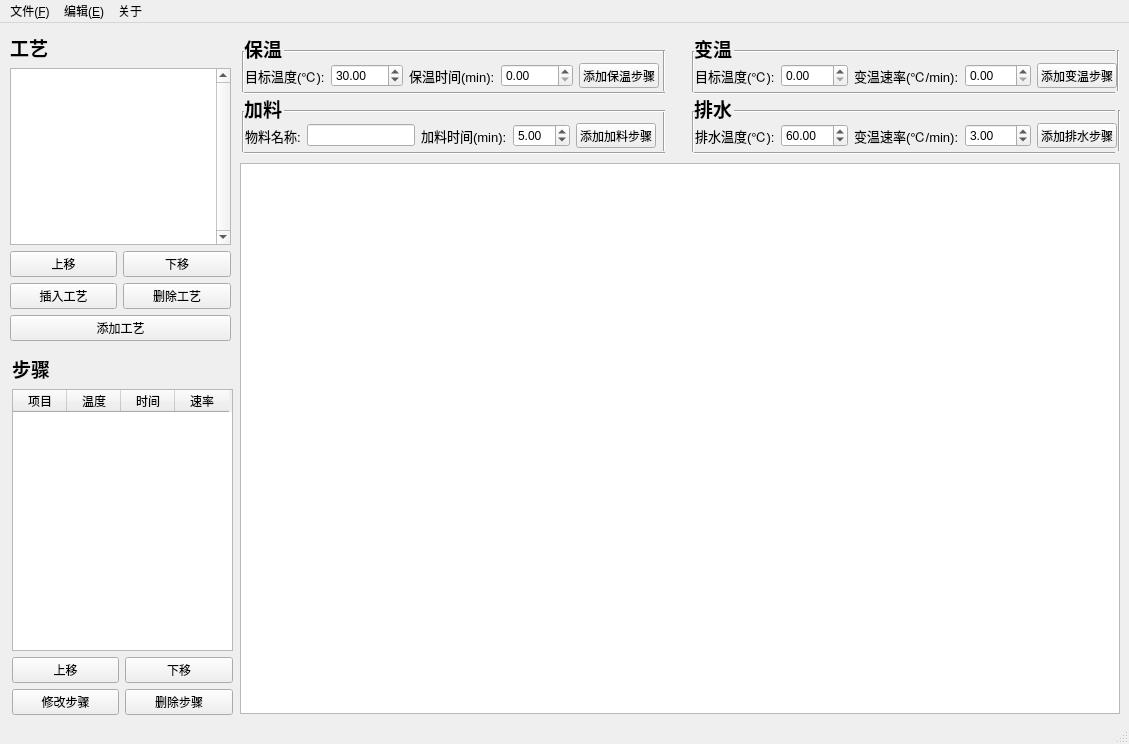
<?xml version="1.0" encoding="UTF-8"?>
<ui version="4.0">
 <class>MainWindow</class>
 <widget class="QMainWindow" name="MainWindow">
  <property name="geometry">
   <rect>
    <x>0</x>
    <y>0</y>
    <width>1129</width>
    <height>744</height>
   </rect>
  </property>
  <property name="minimumSize">
   <size>
    <width>498</width>
    <height>450</height>
   </size>
  </property>
  <property name="maximumSize">
   <size>
    <width>3000</width>
    <height>900</height>
   </size>
  </property>
  <property name="windowTitle">
   <string>绘制升温曲线</string>
  </property>
  <property name="windowIcon">
   <iconset>
    <normaloff>C:/Users/simple/.designer/backup/images/line.ico</normaloff>C:/Users/simple/.designer/backup/images/line.ico</iconset>
  </property>
  <property name="autoFillBackground">
   <bool>false</bool>
  </property>
  <widget class="QWidget" name="centralwidget">
   <widget class="QLabel" name="label">
    <property name="geometry">
     <rect>
      <x>244</x>
      <y>10</y>
      <width>54</width>
      <height>31</height>
     </rect>
    </property>
    <property name="font">
     <font>
      <pointsize>14</pointsize>
      <weight>75</weight>
      <bold>true</bold>
     </font>
    </property>
    <property name="text">
     <string>保温</string>
    </property>
    <property name="buddy">
     <cstring>keep_T</cstring>
    </property>
   </widget>
   <widget class="QLabel" name="label_2">
    <property name="geometry">
     <rect>
      <x>694</x>
      <y>10</y>
      <width>54</width>
      <height>31</height>
     </rect>
    </property>
    <property name="font">
     <font>
      <pointsize>14</pointsize>
      <weight>75</weight>
      <bold>true</bold>
     </font>
    </property>
    <property name="text">
     <string>变温</string>
    </property>
    <property name="buddy">
     <cstring>change_T</cstring>
    </property>
   </widget>
   <widget class="QLabel" name="label_3">
    <property name="geometry">
     <rect>
      <x>244</x>
      <y>70</y>
      <width>54</width>
      <height>31</height>
     </rect>
    </property>
    <property name="font">
     <font>
      <pointsize>14</pointsize>
      <weight>75</weight>
      <bold>true</bold>
     </font>
    </property>
    <property name="text">
     <string>加料</string>
    </property>
    <property name="buddy">
     <cstring>add_goods_lineEdit</cstring>
    </property>
   </widget>
   <widget class="QLabel" name="label_4">
    <property name="geometry">
     <rect>
      <x>694</x>
      <y>70</y>
      <width>54</width>
      <height>31</height>
     </rect>
    </property>
    <property name="font">
     <font>
      <pointsize>14</pointsize>
      <weight>75</weight>
      <bold>true</bold>
     </font>
    </property>
    <property name="text">
     <string>排水</string>
    </property>
    <property name="buddy">
     <cstring>blow_off_water_T</cstring>
    </property>
   </widget>
   <widget class="Line" name="line_5">
    <property name="geometry">
     <rect>
      <x>284</x>
      <y>20</y>
      <width>381</width>
      <height>16</height>
     </rect>
    </property>
    <property name="orientation">
     <enum>Qt::Horizontal</enum>
    </property>
   </widget>
   <widget class="Line" name="line_6">
    <property name="geometry">
     <rect>
      <x>244</x>
      <y>60</y>
      <width>421</width>
      <height>20</height>
     </rect>
    </property>
    <property name="orientation">
     <enum>Qt::Horizontal</enum>
    </property>
   </widget>
   <widget class="Line" name="line_7">
    <property name="geometry">
     <rect>
      <x>233</x>
      <y>28</y>
      <width>20</width>
      <height>41</height>
     </rect>
    </property>
    <property name="orientation">
     <enum>Qt::Vertical</enum>
    </property>
   </widget>
   <widget class="Line" name="line_8">
    <property name="geometry">
     <rect>
      <x>654</x>
      <y>27</y>
      <width>20</width>
      <height>41</height>
     </rect>
    </property>
    <property name="orientation">
     <enum>Qt::Vertical</enum>
    </property>
   </widget>
   <widget class="Line" name="line_9">
    <property name="geometry">
     <rect>
      <x>1103</x>
      <y>27</y>
      <width>30</width>
      <height>41</height>
     </rect>
    </property>
    <property name="orientation">
     <enum>Qt::Vertical</enum>
    </property>
   </widget>
   <widget class="Line" name="line_10">
    <property name="geometry">
     <rect>
      <x>683</x>
      <y>28</y>
      <width>20</width>
      <height>41</height>
     </rect>
    </property>
    <property name="orientation">
     <enum>Qt::Vertical</enum>
    </property>
   </widget>
   <widget class="Line" name="line_11">
    <property name="geometry">
     <rect>
      <x>734</x>
      <y>20</y>
      <width>381</width>
      <height>16</height>
     </rect>
    </property>
    <property name="orientation">
     <enum>Qt::Horizontal</enum>
    </property>
   </widget>
   <widget class="Line" name="line_12">
    <property name="geometry">
     <rect>
      <x>694</x>
      <y>60</y>
      <width>421</width>
      <height>20</height>
     </rect>
    </property>
    <property name="orientation">
     <enum>Qt::Horizontal</enum>
    </property>
   </widget>
   <widget class="Line" name="line_13">
    <property name="geometry">
     <rect>
      <x>1109</x>
      <y>87</y>
      <width>20</width>
      <height>41</height>
     </rect>
    </property>
    <property name="orientation">
     <enum>Qt::Vertical</enum>
    </property>
   </widget>
   <widget class="Line" name="line_14">
    <property name="geometry">
     <rect>
      <x>683</x>
      <y>88</y>
      <width>20</width>
      <height>41</height>
     </rect>
    </property>
    <property name="orientation">
     <enum>Qt::Vertical</enum>
    </property>
   </widget>
   <widget class="Line" name="line_15">
    <property name="geometry">
     <rect>
      <x>734</x>
      <y>80</y>
      <width>381</width>
      <height>16</height>
     </rect>
    </property>
    <property name="orientation">
     <enum>Qt::Horizontal</enum>
    </property>
   </widget>
   <widget class="Line" name="line_16">
    <property name="geometry">
     <rect>
      <x>694</x>
      <y>120</y>
      <width>421</width>
      <height>20</height>
     </rect>
    </property>
    <property name="orientation">
     <enum>Qt::Horizontal</enum>
    </property>
   </widget>
   <widget class="Line" name="line_17">
    <property name="geometry">
     <rect>
      <x>654</x>
      <y>87</y>
      <width>20</width>
      <height>41</height>
     </rect>
    </property>
    <property name="orientation">
     <enum>Qt::Vertical</enum>
    </property>
   </widget>
   <widget class="Line" name="line_18">
    <property name="geometry">
     <rect>
      <x>233</x>
      <y>88</y>
      <width>20</width>
      <height>41</height>
     </rect>
    </property>
    <property name="orientation">
     <enum>Qt::Vertical</enum>
    </property>
   </widget>
   <widget class="Line" name="line_19">
    <property name="geometry">
     <rect>
      <x>284</x>
      <y>80</y>
      <width>381</width>
      <height>16</height>
     </rect>
    </property>
    <property name="orientation">
     <enum>Qt::Horizontal</enum>
    </property>
   </widget>
   <widget class="Line" name="line_20">
    <property name="geometry">
     <rect>
      <x>244</x>
      <y>120</y>
      <width>421</width>
      <height>20</height>
     </rect>
    </property>
    <property name="orientation">
     <enum>Qt::Horizontal</enum>
    </property>
   </widget>
   <widget class="QWidget" name="layoutWidget">
    <property name="geometry">
     <rect>
      <x>245</x>
      <y>100</y>
      <width>411</width>
      <height>25</height>
     </rect>
    </property>
    <layout class="QHBoxLayout" name="horizontalLayout">
     <item>
      <widget class="QLabel" name="label_9">
       <property name="font">
        <font>
         <pointsize>10</pointsize>
        </font>
       </property>
       <property name="text">
        <string>物料名称:</string>
       </property>
      </widget>
     </item>
     <item>
      <widget class="QLineEdit" name="add_goods_lineEdit"/>
     </item>
     <item>
      <widget class="QLabel" name="label_10">
       <property name="font">
        <font>
         <pointsize>10</pointsize>
        </font>
       </property>
       <property name="text">
        <string>加料时间(min):</string>
       </property>
      </widget>
     </item>
     <item>
      <widget class="QDoubleSpinBox" name="add_goods_time">
       <property name="value">
        <double>5.000000000000000</double>
       </property>
      </widget>
     </item>
     <item>
      <widget class="QPushButton" name="add_goods_button">
       <property name="text">
        <string>添加加料步骤</string>
       </property>
      </widget>
     </item>
    </layout>
   </widget>
   <widget class="QWidget" name="layoutWidget">
    <property name="geometry">
     <rect>
      <x>245</x>
      <y>40</y>
      <width>414</width>
      <height>25</height>
     </rect>
    </property>
    <layout class="QHBoxLayout" name="horizontalLayout_2">
     <item>
      <widget class="QLabel" name="label_5">
       <property name="font">
        <font>
         <pointsize>10</pointsize>
        </font>
       </property>
       <property name="text">
        <string>目标温度(℃):</string>
       </property>
      </widget>
     </item>
     <item>
      <widget class="QDoubleSpinBox" name="keep_T">
       <property name="maximum">
        <double>150.000000000000000</double>
       </property>
       <property name="value">
        <double>30.000000000000000</double>
       </property>
      </widget>
     </item>
     <item>
      <widget class="QLabel" name="label_6">
       <property name="font">
        <font>
         <pointsize>10</pointsize>
        </font>
       </property>
       <property name="text">
        <string>保温时间(min):</string>
       </property>
      </widget>
     </item>
     <item>
      <widget class="QDoubleSpinBox" name="keep_T_time">
       <property name="maximum">
        <double>120.000000000000000</double>
       </property>
      </widget>
     </item>
     <item>
      <widget class="QPushButton" name="keep_T_button">
       <property name="text">
        <string>添加保温步骤</string>
       </property>
      </widget>
     </item>
    </layout>
   </widget>
   <widget class="QWidget" name="layoutWidget">
    <property name="geometry">
     <rect>
      <x>695</x>
      <y>40</y>
      <width>422</width>
      <height>25</height>
     </rect>
    </property>
    <layout class="QHBoxLayout" name="horizontalLayout_3">
     <item>
      <widget class="QLabel" name="label_7">
       <property name="font">
        <font>
         <pointsize>10</pointsize>
        </font>
       </property>
       <property name="text">
        <string>目标温度(℃):</string>
       </property>
      </widget>
     </item>
     <item>
      <widget class="QDoubleSpinBox" name="change_T">
       <property name="maximum">
        <double>150.000000000000000</double>
       </property>
      </widget>
     </item>
     <item>
      <widget class="QLabel" name="label_8">
       <property name="font">
        <font>
         <pointsize>10</pointsize>
        </font>
       </property>
       <property name="text">
        <string>变温速率(℃/min):</string>
       </property>
      </widget>
     </item>
     <item>
      <widget class="QDoubleSpinBox" name="change_T_rate">
       <property name="maximum">
        <double>5.000000000000000</double>
       </property>
      </widget>
     </item>
     <item>
      <widget class="QPushButton" name="change_T_button">
       <property name="text">
        <string>添加变温步骤</string>
       </property>
      </widget>
     </item>
    </layout>
   </widget>
   <widget class="QWidget" name="layoutWidget">
    <property name="geometry">
     <rect>
      <x>695</x>
      <y>100</y>
      <width>422</width>
      <height>25</height>
     </rect>
    </property>
    <layout class="QHBoxLayout" name="horizontalLayout_4">
     <item>
      <widget class="QLabel" name="label_11">
       <property name="font">
        <font>
         <pointsize>10</pointsize>
        </font>
       </property>
       <property name="text">
        <string>排水温度(℃):</string>
       </property>
      </widget>
     </item>
     <item>
      <widget class="QDoubleSpinBox" name="blow_off_water_T">
       <property name="value">
        <double>60.000000000000000</double>
       </property>
      </widget>
     </item>
     <item>
      <widget class="QLabel" name="label_12">
       <property name="font">
        <font>
         <pointsize>10</pointsize>
        </font>
       </property>
       <property name="text">
        <string>变温速率(℃/min):</string>
       </property>
      </widget>
     </item>
     <item>
      <widget class="QDoubleSpinBox" name="blow_off_water_rate">
       <property name="maximum">
        <double>10.000000000000000</double>
       </property>
       <property name="value">
        <double>3.000000000000000</double>
       </property>
      </widget>
     </item>
     <item>
      <widget class="QPushButton" name="blow_off_water_button">
       <property name="text">
        <string>添加排水步骤</string>
       </property>
      </widget>
     </item>
    </layout>
   </widget>
   <widget class="QGraphicsView" name="graphicsView">
    <property name="geometry">
     <rect>
      <x>240</x>
      <y>140</y>
      <width>880</width>
      <height>551</height>
     </rect>
    </property>
    <property name="layoutDirection">
     <enum>Qt::RightToLeft</enum>
    </property>
    <property name="alignment">
     <set>Qt::AlignLeading|Qt::AlignLeft|Qt::AlignTop</set>
    </property>
   </widget>
   <widget class="QWidget" name="layoutWidget">
    <property name="geometry">
     <rect>
      <x>10</x>
      <y>10</y>
      <width>221</width>
      <height>308</height>
     </rect>
    </property>
    <layout class="QGridLayout" name="gridLayout_3">
     <item row="0" column="0">
      <widget class="QLabel" name="label_13">
       <property name="font">
        <font>
         <pointsize>14</pointsize>
         <weight>75</weight>
         <bold>true</bold>
        </font>
       </property>
       <property name="text">
        <string>工艺</string>
       </property>
       <property name="buddy">
        <cstring>keep_T</cstring>
       </property>
      </widget>
     </item>
     <item row="1" column="0">
      <layout class="QGridLayout" name="gridLayout">
       <item row="0" column="0" colspan="2">
        <widget class="QListWidget" name="processList">
         <property name="verticalScrollBarPolicy">
          <enum>Qt::ScrollBarAlwaysOn</enum>
         </property>
         <property name="autoScroll">
          <bool>true</bool>
         </property>
         <property name="verticalScrollMode">
          <enum>QAbstractItemView::ScrollPerPixel</enum>
         </property>
         <property name="horizontalScrollMode">
          <enum>QAbstractItemView::ScrollPerPixel</enum>
         </property>
        </widget>
       </item>
       <item row="1" column="0">
        <widget class="QPushButton" name="processUpButton">
         <property name="text">
          <string>上移</string>
         </property>
        </widget>
       </item>
       <item row="1" column="1">
        <widget class="QPushButton" name="processDownButton">
         <property name="text">
          <string>下移</string>
         </property>
        </widget>
       </item>
       <item row="2" column="0">
        <widget class="QPushButton" name="insertProcessButton">
         <property name="text">
          <string>插入工艺</string>
         </property>
        </widget>
       </item>
       <item row="2" column="1">
        <widget class="QPushButton" name="deleteProcessButton">
         <property name="text">
          <string>删除工艺</string>
         </property>
        </widget>
       </item>
       <item row="3" column="0" colspan="2">
        <widget class="QPushButton" name="addProcessButton">
         <property name="text">
          <string>添加工艺</string>
         </property>
        </widget>
       </item>
      </layout>
     </item>
    </layout>
   </widget>
   <widget class="QWidget" name="layoutWidget">
    <property name="geometry">
     <rect>
      <x>12</x>
      <y>331</y>
      <width>221</width>
      <height>361</height>
     </rect>
    </property>
    <layout class="QGridLayout" name="gridLayout_2">
     <item row="0" column="0">
      <widget class="QLabel" name="label_14">
       <property name="font">
        <font>
         <pointsize>14</pointsize>
         <weight>75</weight>
         <bold>true</bold>
        </font>
       </property>
       <property name="text">
        <string>步骤</string>
       </property>
       <property name="buddy">
        <cstring>keep_T</cstring>
       </property>
      </widget>
     </item>
     <item row="1" column="0" colspan="2">
      <widget class="QTableWidget" name="stepTable">
       <property name="contextMenuPolicy">
        <enum>Qt::DefaultContextMenu</enum>
       </property>
       <property name="frameShadow">
        <enum>QFrame::Sunken</enum>
       </property>
       <property name="lineWidth">
        <number>10</number>
       </property>
       <property name="sizeAdjustPolicy">
        <enum>QAbstractScrollArea::AdjustIgnored</enum>
       </property>
       <property name="autoScrollMargin">
        <number>16</number>
       </property>
       <property name="editTriggers">
        <set>QAbstractItemView::DoubleClicked</set>
       </property>
       <property name="textElideMode">
        <enum>Qt::ElideMiddle</enum>
       </property>
       <property name="rowCount">
        <number>0</number>
       </property>
       <property name="columnCount">
        <number>4</number>
       </property>
       <attribute name="horizontalHeaderVisible">
        <bool>true</bool>
       </attribute>
       <attribute name="horizontalHeaderCascadingSectionResizes">
        <bool>false</bool>
       </attribute>
       <attribute name="horizontalHeaderMinimumSectionSize">
        <number>20</number>
       </attribute>
       <attribute name="horizontalHeaderDefaultSectionSize">
        <number>54</number>
       </attribute>
       <attribute name="horizontalHeaderHighlightSections">
        <bool>true</bool>
       </attribute>
       <attribute name="horizontalHeaderShowSortIndicator" stdset="0">
        <bool>false</bool>
       </attribute>
       <attribute name="horizontalHeaderStretchLastSection">
        <bool>false</bool>
       </attribute>
       <attribute name="verticalHeaderVisible">
        <bool>false</bool>
       </attribute>
       <attribute name="verticalHeaderCascadingSectionResizes">
        <bool>false</bool>
       </attribute>
       <attribute name="verticalHeaderMinimumSectionSize">
        <number>24</number>
       </attribute>
       <attribute name="verticalHeaderDefaultSectionSize">
        <number>29</number>
       </attribute>
       <attribute name="verticalHeaderShowSortIndicator" stdset="0">
        <bool>false</bool>
       </attribute>
       <attribute name="verticalHeaderStretchLastSection">
        <bool>false</bool>
       </attribute>
       <column>
        <property name="text">
         <string>项目</string>
        </property>
        <property name="textAlignment">
         <set>AlignCenter</set>
        </property>
       </column>
       <column>
        <property name="text">
         <string>温度</string>
        </property>
       </column>
       <column>
        <property name="text">
         <string>时间</string>
        </property>
       </column>
       <column>
        <property name="text">
         <string>速率</string>
        </property>
       </column>
      </widget>
     </item>
     <item row="2" column="0">
      <widget class="QPushButton" name="stepUpButton">
       <property name="text">
        <string>上移</string>
       </property>
      </widget>
     </item>
     <item row="2" column="1">
      <widget class="QPushButton" name="stepDownButton">
       <property name="text">
        <string>下移</string>
       </property>
      </widget>
     </item>
     <item row="3" column="0">
      <widget class="QPushButton" name="editStepButton">
       <property name="text">
        <string>修改步骤</string>
       </property>
      </widget>
     </item>
     <item row="3" column="1">
      <widget class="QPushButton" name="deleteStepButton">
       <property name="text">
        <string>删除步骤</string>
       </property>
      </widget>
     </item>
    </layout>
   </widget>
  </widget>
  <widget class="QMenuBar" name="menubar">
   <property name="geometry">
    <rect>
     <x>0</x>
     <y>0</y>
     <width>1129</width>
     <height>23</height>
    </rect>
   </property>
   <widget class="QMenu" name="menu">
    <property name="tearOffEnabled">
     <bool>false</bool>
    </property>
    <property name="title">
     <string>文件(&amp;F)</string>
    </property>
    <addaction name="actionNew"/>
    <addaction name="actionOpen"/>
    <addaction name="actionSave"/>
    <addaction name="actionResave"/>
    <addaction name="separator"/>
    <addaction name="actionQuit"/>
   </widget>
   <widget class="QMenu" name="menub">
    <property name="title">
     <string>编辑(&amp;E)</string>
    </property>
    <addaction name="actionCopyImage"/>
   </widget>
   <widget class="QMenu" name="menu_2">
    <property name="title">
     <string>关于</string>
    </property>
    <addaction name="actionHelp"/>
    <addaction name="actionAbout"/>
   </widget>
   <addaction name="menu"/>
   <addaction name="menub"/>
   <addaction name="menu_2"/>
  </widget>
  <widget class="QStatusBar" name="statusbar"/>
  <action name="actionNew">
   <property name="text">
    <string>新建</string>
   </property>
   <property name="shortcut">
    <string>Ctrl+N</string>
   </property>
  </action>
  <action name="actionOpen">
   <property name="text">
    <string>打开</string>
   </property>
   <property name="shortcut">
    <string>Ctrl+O</string>
   </property>
  </action>
  <action name="actionSave">
   <property name="text">
    <string>保存</string>
   </property>
   <property name="shortcut">
    <string>Ctrl+S</string>
   </property>
  </action>
  <action name="actionResave">
   <property name="text">
    <string>另存为</string>
   </property>
   <property name="shortcut">
    <string>Shift+S</string>
   </property>
  </action>
  <action name="actionQuit">
   <property name="text">
    <string>退出</string>
   </property>
   <property name="shortcut">
    <string>Ctrl+Q</string>
   </property>
  </action>
  <action name="actionCopyImage">
   <property name="text">
    <string>复制图像</string>
   </property>
   <property name="shortcut">
    <string>Ctrl+C</string>
   </property>
  </action>
  <action name="actionHelp">
   <property name="text">
    <string>使用帮助</string>
   </property>
   <property name="shortcut">
    <string>Ctrl+H</string>
   </property>
  </action>
  <action name="actionAbout">
   <property name="text">
    <string>关于软件</string>
   </property>
  </action>
 </widget>
 <tabstops>
  <tabstop>keep_T</tabstop>
  <tabstop>keep_T_time</tabstop>
  <tabstop>keep_T_button</tabstop>
  <tabstop>change_T</tabstop>
  <tabstop>change_T_rate</tabstop>
  <tabstop>change_T_button</tabstop>
  <tabstop>add_goods_lineEdit</tabstop>
  <tabstop>add_goods_time</tabstop>
  <tabstop>add_goods_button</tabstop>
  <tabstop>blow_off_water_T</tabstop>
  <tabstop>blow_off_water_rate</tabstop>
  <tabstop>blow_off_water_button</tabstop>
 </tabstops>
 <resources/>
 <connections/>
</ui>
